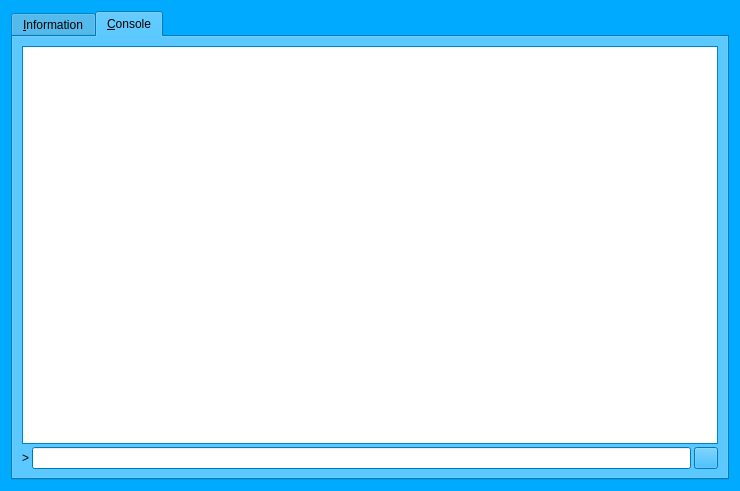
<?xml version="1.0" encoding="UTF-8"?>
<ui version="4.0">
 <class>RPCConsole</class>
 <widget class="QDialog" name="RPCConsole">
  <property name="geometry">
   <rect>
    <x>0</x>
    <y>0</y>
    <width>740</width>
    <height>491</height>
   </rect>
  </property>
  <property name="palette">
   <palette>
    <active>
     <colorrole role="WindowText">
      <brush brushstyle="SolidPattern">
       <color alpha="255">
        <red>0</red>
        <green>0</green>
        <blue>0</blue>
       </color>
      </brush>
     </colorrole>
     <colorrole role="Button">
      <brush brushstyle="SolidPattern">
       <color alpha="255">
        <red>0</red>
        <green>170</green>
        <blue>255</blue>
       </color>
      </brush>
     </colorrole>
     <colorrole role="Light">
      <brush brushstyle="SolidPattern">
       <color alpha="255">
        <red>127</red>
        <green>213</green>
        <blue>255</blue>
       </color>
      </brush>
     </colorrole>
     <colorrole role="Midlight">
      <brush brushstyle="SolidPattern">
       <color alpha="255">
        <red>63</red>
        <green>191</green>
        <blue>255</blue>
       </color>
      </brush>
     </colorrole>
     <colorrole role="Dark">
      <brush brushstyle="SolidPattern">
       <color alpha="255">
        <red>0</red>
        <green>85</green>
        <blue>127</blue>
       </color>
      </brush>
     </colorrole>
     <colorrole role="Mid">
      <brush brushstyle="SolidPattern">
       <color alpha="255">
        <red>0</red>
        <green>113</green>
        <blue>170</blue>
       </color>
      </brush>
     </colorrole>
     <colorrole role="Text">
      <brush brushstyle="SolidPattern">
       <color alpha="255">
        <red>0</red>
        <green>0</green>
        <blue>0</blue>
       </color>
      </brush>
     </colorrole>
     <colorrole role="BrightText">
      <brush brushstyle="SolidPattern">
       <color alpha="255">
        <red>255</red>
        <green>255</green>
        <blue>255</blue>
       </color>
      </brush>
     </colorrole>
     <colorrole role="ButtonText">
      <brush brushstyle="SolidPattern">
       <color alpha="255">
        <red>0</red>
        <green>0</green>
        <blue>0</blue>
       </color>
      </brush>
     </colorrole>
     <colorrole role="Base">
      <brush brushstyle="SolidPattern">
       <color alpha="255">
        <red>255</red>
        <green>255</green>
        <blue>255</blue>
       </color>
      </brush>
     </colorrole>
     <colorrole role="Window">
      <brush brushstyle="SolidPattern">
       <color alpha="255">
        <red>0</red>
        <green>170</green>
        <blue>255</blue>
       </color>
      </brush>
     </colorrole>
     <colorrole role="Shadow">
      <brush brushstyle="SolidPattern">
       <color alpha="255">
        <red>0</red>
        <green>0</green>
        <blue>0</blue>
       </color>
      </brush>
     </colorrole>
     <colorrole role="AlternateBase">
      <brush brushstyle="SolidPattern">
       <color alpha="255">
        <red>127</red>
        <green>212</green>
        <blue>255</blue>
       </color>
      </brush>
     </colorrole>
     <colorrole role="ToolTipBase">
      <brush brushstyle="SolidPattern">
       <color alpha="255">
        <red>255</red>
        <green>255</green>
        <blue>220</blue>
       </color>
      </brush>
     </colorrole>
     <colorrole role="ToolTipText">
      <brush brushstyle="SolidPattern">
       <color alpha="255">
        <red>0</red>
        <green>0</green>
        <blue>0</blue>
       </color>
      </brush>
     </colorrole>
    </active>
    <inactive>
     <colorrole role="WindowText">
      <brush brushstyle="SolidPattern">
       <color alpha="255">
        <red>0</red>
        <green>0</green>
        <blue>0</blue>
       </color>
      </brush>
     </colorrole>
     <colorrole role="Button">
      <brush brushstyle="SolidPattern">
       <color alpha="255">
        <red>0</red>
        <green>170</green>
        <blue>255</blue>
       </color>
      </brush>
     </colorrole>
     <colorrole role="Light">
      <brush brushstyle="SolidPattern">
       <color alpha="255">
        <red>127</red>
        <green>213</green>
        <blue>255</blue>
       </color>
      </brush>
     </colorrole>
     <colorrole role="Midlight">
      <brush brushstyle="SolidPattern">
       <color alpha="255">
        <red>63</red>
        <green>191</green>
        <blue>255</blue>
       </color>
      </brush>
     </colorrole>
     <colorrole role="Dark">
      <brush brushstyle="SolidPattern">
       <color alpha="255">
        <red>0</red>
        <green>85</green>
        <blue>127</blue>
       </color>
      </brush>
     </colorrole>
     <colorrole role="Mid">
      <brush brushstyle="SolidPattern">
       <color alpha="255">
        <red>0</red>
        <green>113</green>
        <blue>170</blue>
       </color>
      </brush>
     </colorrole>
     <colorrole role="Text">
      <brush brushstyle="SolidPattern">
       <color alpha="255">
        <red>0</red>
        <green>0</green>
        <blue>0</blue>
       </color>
      </brush>
     </colorrole>
     <colorrole role="BrightText">
      <brush brushstyle="SolidPattern">
       <color alpha="255">
        <red>255</red>
        <green>255</green>
        <blue>255</blue>
       </color>
      </brush>
     </colorrole>
     <colorrole role="ButtonText">
      <brush brushstyle="SolidPattern">
       <color alpha="255">
        <red>0</red>
        <green>0</green>
        <blue>0</blue>
       </color>
      </brush>
     </colorrole>
     <colorrole role="Base">
      <brush brushstyle="SolidPattern">
       <color alpha="255">
        <red>255</red>
        <green>255</green>
        <blue>255</blue>
       </color>
      </brush>
     </colorrole>
     <colorrole role="Window">
      <brush brushstyle="SolidPattern">
       <color alpha="255">
        <red>0</red>
        <green>170</green>
        <blue>255</blue>
       </color>
      </brush>
     </colorrole>
     <colorrole role="Shadow">
      <brush brushstyle="SolidPattern">
       <color alpha="255">
        <red>0</red>
        <green>0</green>
        <blue>0</blue>
       </color>
      </brush>
     </colorrole>
     <colorrole role="AlternateBase">
      <brush brushstyle="SolidPattern">
       <color alpha="255">
        <red>127</red>
        <green>212</green>
        <blue>255</blue>
       </color>
      </brush>
     </colorrole>
     <colorrole role="ToolTipBase">
      <brush brushstyle="SolidPattern">
       <color alpha="255">
        <red>255</red>
        <green>255</green>
        <blue>220</blue>
       </color>
      </brush>
     </colorrole>
     <colorrole role="ToolTipText">
      <brush brushstyle="SolidPattern">
       <color alpha="255">
        <red>0</red>
        <green>0</green>
        <blue>0</blue>
       </color>
      </brush>
     </colorrole>
    </inactive>
    <disabled>
     <colorrole role="WindowText">
      <brush brushstyle="SolidPattern">
       <color alpha="255">
        <red>0</red>
        <green>85</green>
        <blue>127</blue>
       </color>
      </brush>
     </colorrole>
     <colorrole role="Button">
      <brush brushstyle="SolidPattern">
       <color alpha="255">
        <red>0</red>
        <green>170</green>
        <blue>255</blue>
       </color>
      </brush>
     </colorrole>
     <colorrole role="Light">
      <brush brushstyle="SolidPattern">
       <color alpha="255">
        <red>127</red>
        <green>213</green>
        <blue>255</blue>
       </color>
      </brush>
     </colorrole>
     <colorrole role="Midlight">
      <brush brushstyle="SolidPattern">
       <color alpha="255">
        <red>63</red>
        <green>191</green>
        <blue>255</blue>
       </color>
      </brush>
     </colorrole>
     <colorrole role="Dark">
      <brush brushstyle="SolidPattern">
       <color alpha="255">
        <red>0</red>
        <green>85</green>
        <blue>127</blue>
       </color>
      </brush>
     </colorrole>
     <colorrole role="Mid">
      <brush brushstyle="SolidPattern">
       <color alpha="255">
        <red>0</red>
        <green>113</green>
        <blue>170</blue>
       </color>
      </brush>
     </colorrole>
     <colorrole role="Text">
      <brush brushstyle="SolidPattern">
       <color alpha="255">
        <red>0</red>
        <green>85</green>
        <blue>127</blue>
       </color>
      </brush>
     </colorrole>
     <colorrole role="BrightText">
      <brush brushstyle="SolidPattern">
       <color alpha="255">
        <red>255</red>
        <green>255</green>
        <blue>255</blue>
       </color>
      </brush>
     </colorrole>
     <colorrole role="ButtonText">
      <brush brushstyle="SolidPattern">
       <color alpha="255">
        <red>0</red>
        <green>85</green>
        <blue>127</blue>
       </color>
      </brush>
     </colorrole>
     <colorrole role="Base">
      <brush brushstyle="SolidPattern">
       <color alpha="255">
        <red>0</red>
        <green>170</green>
        <blue>255</blue>
       </color>
      </brush>
     </colorrole>
     <colorrole role="Window">
      <brush brushstyle="SolidPattern">
       <color alpha="255">
        <red>0</red>
        <green>170</green>
        <blue>255</blue>
       </color>
      </brush>
     </colorrole>
     <colorrole role="Shadow">
      <brush brushstyle="SolidPattern">
       <color alpha="255">
        <red>0</red>
        <green>0</green>
        <blue>0</blue>
       </color>
      </brush>
     </colorrole>
     <colorrole role="AlternateBase">
      <brush brushstyle="SolidPattern">
       <color alpha="255">
        <red>0</red>
        <green>170</green>
        <blue>255</blue>
       </color>
      </brush>
     </colorrole>
     <colorrole role="ToolTipBase">
      <brush brushstyle="SolidPattern">
       <color alpha="255">
        <red>255</red>
        <green>255</green>
        <blue>220</blue>
       </color>
      </brush>
     </colorrole>
     <colorrole role="ToolTipText">
      <brush brushstyle="SolidPattern">
       <color alpha="255">
        <red>0</red>
        <green>0</green>
        <blue>0</blue>
       </color>
      </brush>
     </colorrole>
    </disabled>
   </palette>
  </property>
  <property name="windowTitle">
   <string>Espers - Debug window</string>
  </property>
  <layout class="QVBoxLayout" name="verticalLayout_2">
   <item>
    <widget class="QTabWidget" name="tabWidget">
     <property name="currentIndex">
      <number>1</number>
     </property>
     <widget class="QWidget" name="tab_info">
      <attribute name="title">
       <string>&amp;Information</string>
      </attribute>
      <layout class="QGridLayout" name="gridLayout" columnstretch="0,1">
       <property name="horizontalSpacing">
        <number>12</number>
       </property>
       <item row="0" column="0">
        <widget class="QLabel" name="label_9">
         <property name="font">
          <font>
           <weight>75</weight>
           <bold>true</bold>
          </font>
         </property>
         <property name="text">
          <string>Espers Core</string>
         </property>
        </widget>
       </item>
       <item row="1" column="0">
        <widget class="QLabel" name="label_5">
         <property name="text">
          <string>Client name</string>
         </property>
        </widget>
       </item>
       <item row="1" column="1">
        <widget class="QLabel" name="clientName">
         <property name="cursor">
          <cursorShape>IBeamCursor</cursorShape>
         </property>
         <property name="text">
          <string>N/A</string>
         </property>
         <property name="textFormat">
          <enum>Qt::PlainText</enum>
         </property>
         <property name="textInteractionFlags">
          <set>Qt::LinksAccessibleByMouse|Qt::TextSelectableByKeyboard|Qt::TextSelectableByMouse</set>
         </property>
        </widget>
       </item>
       <item row="2" column="0">
        <widget class="QLabel" name="label_6">
         <property name="text">
          <string>Client version</string>
         </property>
        </widget>
       </item>
       <item row="2" column="1">
        <widget class="QLabel" name="clientVersion">
         <property name="cursor">
          <cursorShape>IBeamCursor</cursorShape>
         </property>
         <property name="text">
          <string>N/A</string>
         </property>
         <property name="textFormat">
          <enum>Qt::PlainText</enum>
         </property>
         <property name="textInteractionFlags">
          <set>Qt::LinksAccessibleByMouse|Qt::TextSelectableByKeyboard|Qt::TextSelectableByMouse</set>
         </property>
        </widget>
       </item>
       <item row="3" column="0">
        <widget class="QLabel" name="label_14">
         <property name="text">
          <string>Using OpenSSL version</string>
         </property>
         <property name="indent">
          <number>10</number>
         </property>
        </widget>
       </item>
       <item row="3" column="1">
        <widget class="QLabel" name="openSSLVersion">
         <property name="cursor">
          <cursorShape>IBeamCursor</cursorShape>
         </property>
         <property name="text">
          <string>N/A</string>
         </property>
         <property name="textFormat">
          <enum>Qt::PlainText</enum>
         </property>
         <property name="textInteractionFlags">
          <set>Qt::LinksAccessibleByMouse|Qt::TextSelectableByKeyboard|Qt::TextSelectableByMouse</set>
         </property>
        </widget>
       </item>
       <item row="4" column="0">
        <widget class="QLabel" name="label_12">
         <property name="text">
          <string>Build date</string>
         </property>
        </widget>
       </item>
       <item row="4" column="1">
        <widget class="QLabel" name="buildDate">
         <property name="cursor">
          <cursorShape>IBeamCursor</cursorShape>
         </property>
         <property name="text">
          <string>N/A</string>
         </property>
         <property name="textFormat">
          <enum>Qt::PlainText</enum>
         </property>
         <property name="textInteractionFlags">
          <set>Qt::LinksAccessibleByMouse|Qt::TextSelectableByKeyboard|Qt::TextSelectableByMouse</set>
         </property>
        </widget>
       </item>
       <item row="5" column="0">
        <widget class="QLabel" name="label_13">
         <property name="text">
          <string>Startup time</string>
         </property>
        </widget>
       </item>
       <item row="5" column="1">
        <widget class="QLabel" name="startupTime">
         <property name="cursor">
          <cursorShape>IBeamCursor</cursorShape>
         </property>
         <property name="text">
          <string>N/A</string>
         </property>
         <property name="textFormat">
          <enum>Qt::PlainText</enum>
         </property>
         <property name="textInteractionFlags">
          <set>Qt::LinksAccessibleByMouse|Qt::TextSelectableByKeyboard|Qt::TextSelectableByMouse</set>
         </property>
        </widget>
       </item>
       <item row="6" column="0">
        <widget class="QLabel" name="label_11">
         <property name="font">
          <font>
           <weight>75</weight>
           <bold>true</bold>
          </font>
         </property>
         <property name="text">
          <string>Network</string>
         </property>
        </widget>
       </item>
       <item row="7" column="0">
        <widget class="QLabel" name="label_7">
         <property name="text">
          <string>Number of connections</string>
         </property>
        </widget>
       </item>
       <item row="7" column="1">
        <widget class="QLabel" name="numberOfConnections">
         <property name="cursor">
          <cursorShape>IBeamCursor</cursorShape>
         </property>
         <property name="text">
          <string>N/A</string>
         </property>
         <property name="textFormat">
          <enum>Qt::PlainText</enum>
         </property>
         <property name="textInteractionFlags">
          <set>Qt::LinksAccessibleByMouse|Qt::TextSelectableByKeyboard|Qt::TextSelectableByMouse</set>
         </property>
        </widget>
       </item>
       <item row="8" column="0">
        <widget class="QLabel" name="label_8">
         <property name="text">
          <string>On testnet</string>
         </property>
        </widget>
       </item>
       <item row="8" column="1">
        <widget class="QCheckBox" name="isTestNet">
         <property name="enabled">
          <bool>false</bool>
         </property>
         <property name="text">
          <string/>
         </property>
        </widget>
       </item>
       <item row="9" column="0">
        <widget class="QLabel" name="label_10">
         <property name="font">
          <font>
           <weight>75</weight>
           <bold>true</bold>
          </font>
         </property>
         <property name="text">
          <string>Block chain</string>
         </property>
        </widget>
       </item>
       <item row="10" column="0">
        <widget class="QLabel" name="label_3">
         <property name="text">
          <string>Current number of blocks</string>
         </property>
        </widget>
       </item>
       <item row="10" column="1">
        <widget class="QLabel" name="numberOfBlocks">
         <property name="cursor">
          <cursorShape>IBeamCursor</cursorShape>
         </property>
         <property name="text">
          <string>N/A</string>
         </property>
         <property name="textFormat">
          <enum>Qt::PlainText</enum>
         </property>
         <property name="textInteractionFlags">
          <set>Qt::LinksAccessibleByMouse|Qt::TextSelectableByKeyboard|Qt::TextSelectableByMouse</set>
         </property>
        </widget>
       </item>
       <item row="11" column="0">
        <widget class="QLabel" name="label_4">
         <property name="text">
          <string>Estimated total blocks</string>
         </property>
        </widget>
       </item>
       <item row="11" column="1">
        <widget class="QLabel" name="totalBlocks">
         <property name="cursor">
          <cursorShape>IBeamCursor</cursorShape>
         </property>
         <property name="text">
          <string>N/A</string>
         </property>
         <property name="textFormat">
          <enum>Qt::PlainText</enum>
         </property>
         <property name="textInteractionFlags">
          <set>Qt::LinksAccessibleByMouse|Qt::TextSelectableByKeyboard|Qt::TextSelectableByMouse</set>
         </property>
        </widget>
       </item>
       <item row="12" column="0">
        <widget class="QLabel" name="label_2">
         <property name="text">
          <string>Last block time</string>
         </property>
        </widget>
       </item>
       <item row="12" column="1">
        <widget class="QLabel" name="lastBlockTime">
         <property name="cursor">
          <cursorShape>IBeamCursor</cursorShape>
         </property>
         <property name="text">
          <string>N/A</string>
         </property>
         <property name="textFormat">
          <enum>Qt::PlainText</enum>
         </property>
         <property name="textInteractionFlags">
          <set>Qt::LinksAccessibleByMouse|Qt::TextSelectableByKeyboard|Qt::TextSelectableByMouse</set>
         </property>
        </widget>
       </item>
       <item row="13" column="0">
        <spacer name="verticalSpacer_2">
         <property name="orientation">
          <enum>Qt::Vertical</enum>
         </property>
         <property name="sizeHint" stdset="0">
          <size>
           <width>20</width>
           <height>20</height>
          </size>
         </property>
        </spacer>
       </item>
       <item row="14" column="0">
        <widget class="QLabel" name="labelDebugLogfile">
         <property name="font">
          <font>
           <weight>75</weight>
           <bold>true</bold>
          </font>
         </property>
         <property name="text">
          <string>Debug log file</string>
         </property>
        </widget>
       </item>
       <item row="15" column="0">
        <widget class="QPushButton" name="openDebugLogfileButton">
         <property name="toolTip">
          <string>&lt;html&gt;&lt;head/&gt;&lt;body&gt;&lt;p&gt;Open the Espers debug log file from the current data directory. This can take a few seconds for large log files.&lt;/p&gt;&lt;/body&gt;&lt;/html&gt;</string>
         </property>
         <property name="text">
          <string>&amp;Open</string>
         </property>
         <property name="autoDefault">
          <bool>false</bool>
         </property>
        </widget>
       </item>
       <item row="16" column="0">
        <widget class="QLabel" name="labelCLOptions">
         <property name="font">
          <font>
           <weight>75</weight>
           <bold>true</bold>
          </font>
         </property>
         <property name="text">
          <string>Command-line options</string>
         </property>
        </widget>
       </item>
       <item row="17" column="0">
        <widget class="QPushButton" name="showCLOptionsButton">
         <property name="toolTip">
          <string>&lt;html&gt;&lt;head/&gt;&lt;body&gt;&lt;p&gt;Show the Espers-Qt help message to get a list with possible Espers command-line options.&lt;/p&gt;&lt;/body&gt;&lt;/html&gt;</string>
         </property>
         <property name="text">
          <string>&amp;Show</string>
         </property>
         <property name="autoDefault">
          <bool>false</bool>
         </property>
        </widget>
       </item>
       <item row="18" column="0">
        <spacer name="verticalSpacer">
         <property name="orientation">
          <enum>Qt::Vertical</enum>
         </property>
         <property name="sizeHint" stdset="0">
          <size>
           <width>20</width>
           <height>40</height>
          </size>
         </property>
        </spacer>
       </item>
      </layout>
     </widget>
     <widget class="QWidget" name="tab_console">
      <attribute name="title">
       <string>&amp;Console</string>
      </attribute>
      <layout class="QVBoxLayout" name="verticalLayout_3">
       <property name="spacing">
        <number>3</number>
       </property>
       <item>
        <widget class="QTextEdit" name="messagesWidget">
         <property name="minimumSize">
          <size>
           <width>0</width>
           <height>100</height>
          </size>
         </property>
         <property name="readOnly">
          <bool>true</bool>
         </property>
         <property name="tabKeyNavigation" stdset="0">
          <bool>false</bool>
         </property>
         <property name="columnCount" stdset="0">
          <number>2</number>
         </property>
        </widget>
       </item>
       <item>
        <layout class="QHBoxLayout" name="horizontalLayout">
         <property name="spacing">
          <number>3</number>
         </property>
         <item>
          <widget class="QLabel" name="label">
           <property name="text">
            <string notr="true">&gt;</string>
           </property>
          </widget>
         </item>
         <item>
          <widget class="QLineEdit" name="lineEdit"/>
         </item>
         <item>
          <widget class="QPushButton" name="clearButton">
           <property name="maximumSize">
            <size>
             <width>24</width>
             <height>24</height>
            </size>
           </property>
           <property name="toolTip">
            <string>Clear console</string>
           </property>
           <property name="text">
            <string/>
           </property>
           <property name="icon">
            <iconset resource="../bitcoin.qrc">
             <normaloff>:/icons/remove</normaloff>:/icons/remove</iconset>
           </property>
           <property name="shortcut">
            <string notr="true">Ctrl+L</string>
           </property>
           <property name="autoDefault">
            <bool>false</bool>
           </property>
          </widget>
         </item>
        </layout>
       </item>
      </layout>
     </widget>
    </widget>
   </item>
  </layout>
 </widget>
 <resources>
  <include location="../bitcoin.qrc"/>
 </resources>
 <connections/>
</ui>
